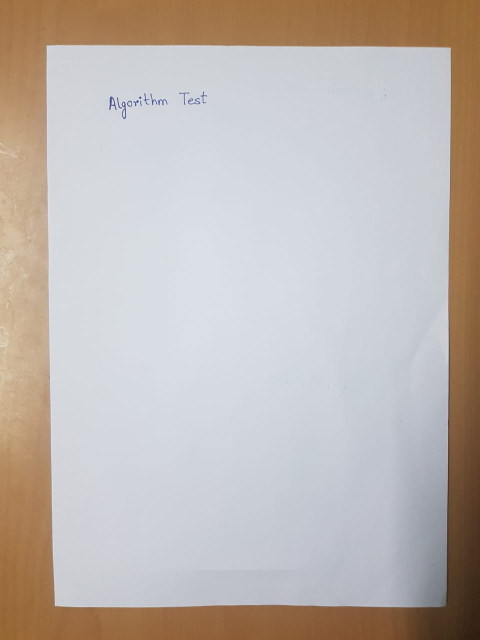
#> input picture backend/OCR/test.jpeg, 960 x 1280 px (shown at 1/2 size)
$ python -i word.py   (imports and definitions only)   (older library calls are emulated)
#> lines starting #> are read from the running program, lines starting #| are printed output that depends on the picture; after the words box and inside, x2 and y2 are one past the last pixel; in counts of white or black regions, pixels touching at a corner belong together
### backend/OCR/utils.py
import cv2


def resize(img, height=800):
    """Resize image to given height"""
    ratio = height / img.shape[0]
    return cv2.resize(img, (int(ratio * img.shape[1]), height))


def ratio(img, height=800):
    """Getting scale ratio."""
    return img.shape[0] / height

### backend/OCR/word.py
import cv2
import numpy as np
from OCR.utils import resize, ratio


# [6 lines left out: function bb_to_img, not called in this run]


def wordDetection(image, join=False):
    """Detecting the words bounding boxes.
    Return: numpy array of bounding boxes [x, y, x+w, y+h]
    """
    # Preprocess image for word detection
    blurred = cv2.GaussianBlur(image, (5, 5), 18)
    edge_img = edgeDetection(blurred)
    ret, edge_img = cv2.threshold(edge_img, 50, 255, cv2.THRESH_BINARY)
    preprocessed_image = cv2.morphologyEx(
        edge_img, cv2.MORPH_CLOSE, np.ones((15, 15), np.uint8)
    )

    return textDetection(preprocessed_image, image, join)


# [21 lines left out: function sort_words, not called in this run]


def edgeDetection(im):
    """
    Edge detection using sobel operator on each layer individually.
    Sobel operator is applied for each image layer (RGB)
    """
    return np.max(
        np.array(
            [
                sobelFilter(im[:, :, 0]),
                sobelFilter(im[:, :, 1]),
                sobelFilter(im[:, :, 2]),
            ]
        ),
        axis=0,
    )


def sobelFilter(channel):
    """Sobel operator."""
    sobelX = cv2.Sobel(channel, cv2.CV_16S, 1, 0)
    sobelY = cv2.Sobel(channel, cv2.CV_16S, 0, 1)
    sobel = np.hypot(sobelX, sobelY)
    sobel[sobel > 255] = 255
    return np.uint8(sobel)


def textDetection(img, image, join=True):
    """Text detection using contours."""
    small = resize(img, 2000)

    # Finding contours
    mask = np.zeros(small.shape, np.uint8)
    cnt, hierarchy = cv2.findContours(
        np.copy(small), cv2.RETR_CCOMP, cv2.CHAIN_APPROX_SIMPLE
    )

    index = 0
    boxes = []
    if cnt:
        # Go through all contours in top level
        while index >= 0:
            x, y, w, h = cv2.boundingRect(cnt[index])
            cv2.drawContours(mask, cnt, index, (255, 255, 255), cv2.FILLED)
            maskROI = mask[y : y + h, x : x + w]
            # Ratio of white pixels to area of bounding rectangle
            r = cv2.countNonZero(maskROI) / (w * h)

            # Limits for text
            if (
                r > 0.1
                and 1600 > w > 10
                and 1600 > h > 10
                and h / w < 3
                and w / h < 10
                and (60 // h) * w < 1000
            ):
                boxes += [[x, y, w, h]]

            index = hierarchy[0][index][0]

        if join:
            # Need more work
            boxes = group_rectangles(boxes)

        # image for drawing bounding boxes
        small = cv2.cvtColor(small, cv2.COLOR_GRAY2RGB)
        bounding_boxes = np.array([0, 0, 0, 0])
        for (x, y, w, h) in boxes:
            cv2.rectangle(small, (x, y), (x + w, y + h), (0, 255, 0), 2)
            bounding_boxes = np.vstack((bounding_boxes, np.array([x, y, x + w, y + h])))

        boxes = bounding_boxes.dot(ratio(image, small.shape[0])).astype(np.int64)
        return boxes[1:]
    else:
        return boxes


# [42 lines left out: functions union, _intersect, group_rectangles, not called in this run]

>>> import cv2
>>> picture = cv2.imread('test.jpeg')
#> picture is the input picture: shape (1280, 960, 3); mean B, G, R 178.7, 183.5, 191.3
>>> result = wordDetection(picture)
#> in sobelFilter, `sobelY = cv2.Sobel(channel, cv2.CV_16S, 0, 1)`:
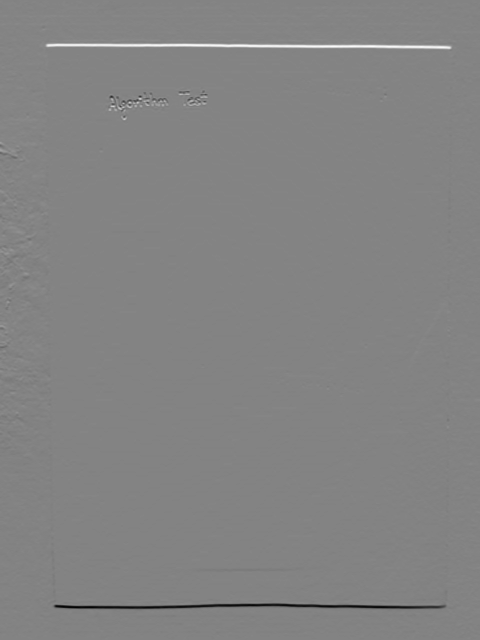
#> sobelY: shape (1280, 960) int16 (shown at 1/2 size); min -226, max 212, mean -0.1; drawn with min black and max white
#> in sobelFilter (call 3), `sobelX = cv2.Sobel(channel, cv2.CV_16S, 1, 0)`:
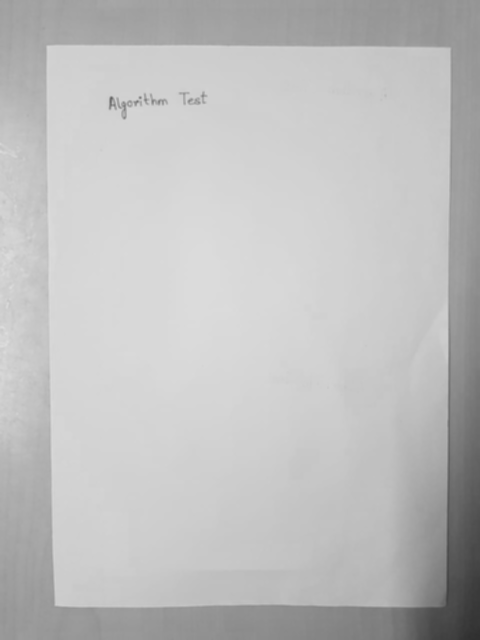
#> channel: shape (1280, 960) (shown at 1/2 size); min 47, max 221, mean 191.3
#> in wordDetection, `ret, edge_img = cv2.threshold(edge_img, 50, 255, cv2.THRESH_BINARY)`:
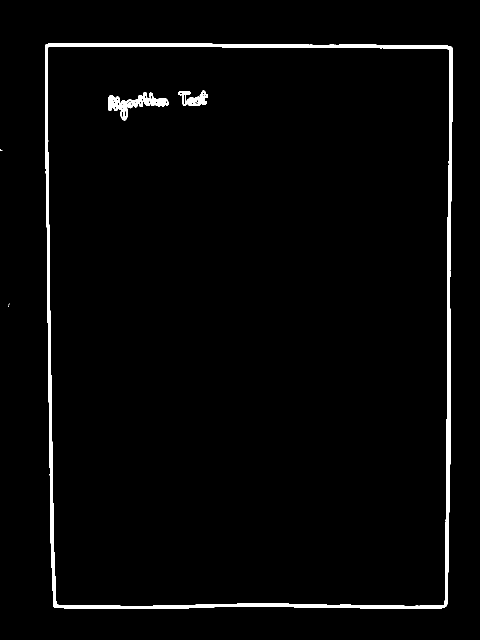
#> edge_img: shape (1280, 960) (shown at 1/2 size); 2.2% white; 8 white regions (3 under 20 px), largest, box (x1, y1, x2, y2) and area: (90, 87, 905, 1218) 24334, (216, 190, 286, 241) 1421, (356, 181, 416, 212) 874, (298, 185, 337, 213) 524, (286, 184, 300, 212) 223
#> in wordDetection, `preprocessed_image = cv2.morphologyEx( edge_img, cv2.MORPH_CLOSE, np.o..`: preprocessed_image: shape (1280, 960); 2.3% white; 6 white regions (3 under 20 px)
#> in resize, `return cv2.resize(img, (int(ratio * img.shape[1]), height))`:
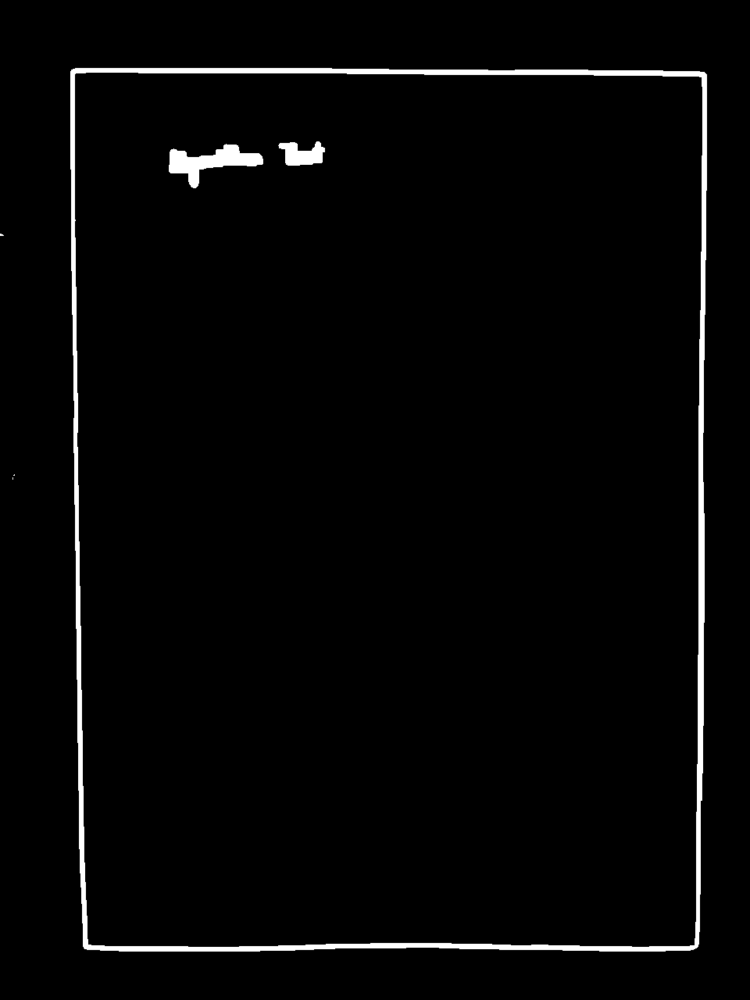
#> returned value: shape (2000, 1500) (shown at 1/2 size); min 0, max 255, mean 5.9
#> in textDetection, `cnt, hierarchy = cv2.findContours( np.copy(small), cv2.RETR_CCOMP, cv2..`: cnt = 7 contours, 2 with area under 20; largest, box (x1, y1, x2, y2) and area: (140, 135, 1415, 1904) 2218925, (150, 145, 1405, 1894) 2155214, (337, 287, 527, 377) 7124, (555, 282, 651, 332) 3016, (0, 466, 9, 473) 35
#> the loop in textDetection, `while index >= 0:` made 6 passes
#> (x, y, w, h, r, boxes, index) on pass 5: (555, 282, 96, 50, 0.659, [[337, 287, 190, 90], [555, 282, 96, 50]], 5)
#> (x, y, w, h, r, index) on passes 1, 2, 3, 4, 6: (24, 954, 3, 6, 1, 1), (26, 948, 4, 4, 0.938, 2), (0, 466, 9, 7, 0.778, 3), (337, 287, 190, 90, 0.433, 4), (140, 135, 1275, 1769, 0.985, -1)
#> after the loop in textDetection, `while index >= 0:`:
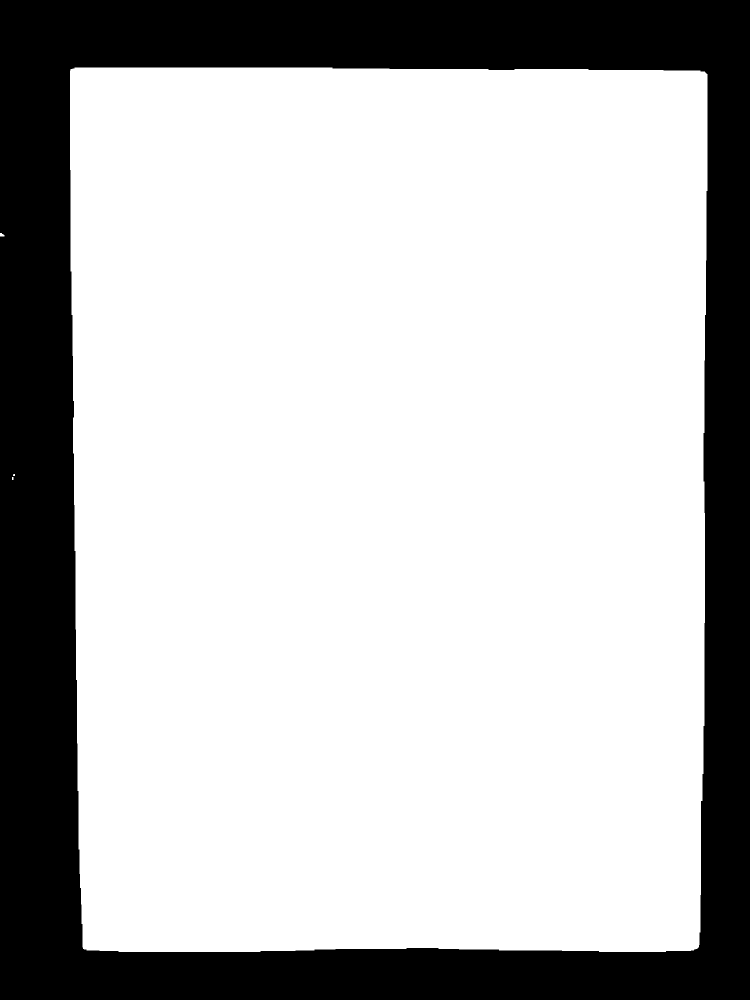
#> mask: shape (2000, 1500) (shown at 1/2 size); 74.1% white; 1 black region, box (x1, y1, x2, y2) and area: (0, 0, 1500, 2000) 777968
#> after the loop in textDetection, `while index >= 0:`:
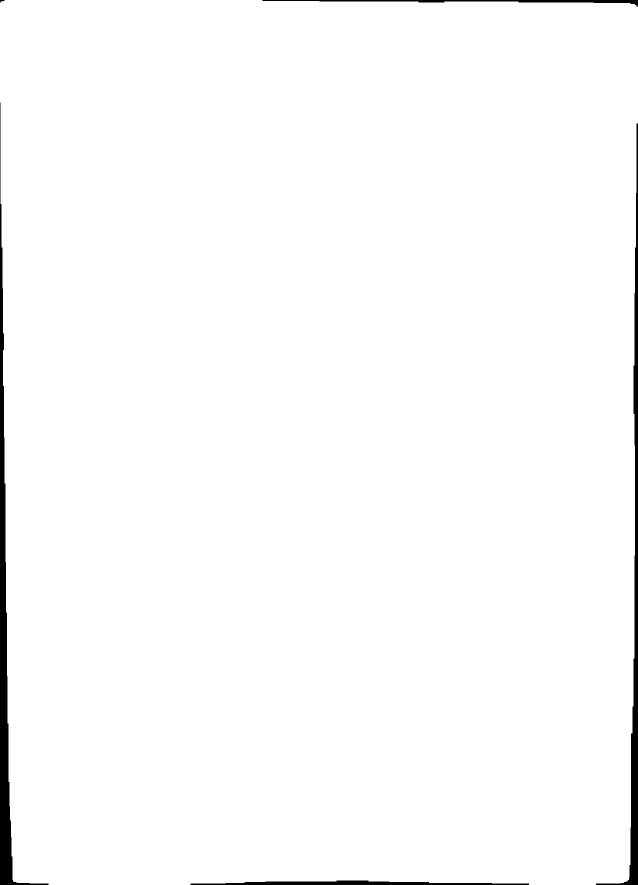
#> maskROI: shape (1769, 1275) (shown at 1/2 size); 98.5% white; 5 black regions, box (x1, y1, x2, y2) and area: (0, 205, 97, 1769) 16607, (1192, 247, 1275, 1769) 11043, (381, 1761, 1058, 1769) 3000, (525, 0, 1275, 13) 2849, (0, 0, 9, 6) 26
#> the loop in textDetection, `for (x, y, w, h) in boxes:` made 2 passes
#> (x, y, w, h, bounding_boxes) on passes 1 to 2: (337, 287, 190, 90, [[0, 0, 0, 0], [337, 287, 527, 377]]), (555, 282, 96, 50, [[0, 0, 0, 0], [337, 287, 527, 377], [555, 282, 651, 332]])
#> after the loop in textDetection, `for (x, y, w, h) in boxes:`:
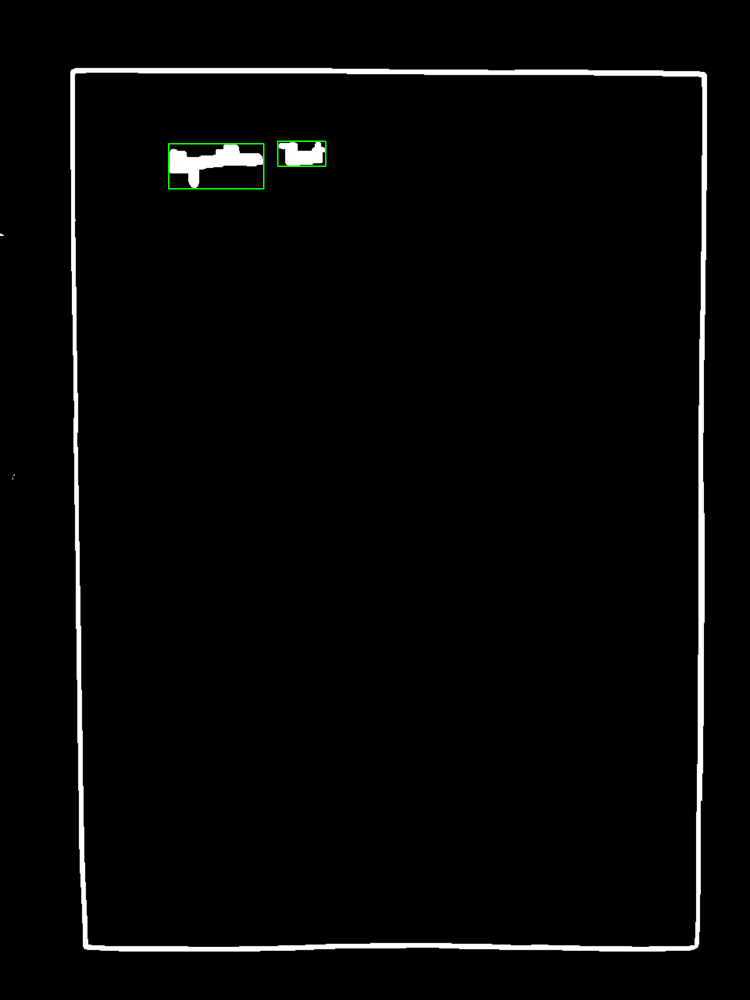
#> small: shape (2000, 1500, 3) (shown at 1/2 size); mean B, G, R 5.9, 6.1, 5.9
#> in textDetection, `boxes = bounding_boxes.dot(ratio(image, small.shape[0])).astype(np.int..`: boxes = [[0, 0, 0, 0], [215, 183, 337, 241], [355, 180, 416, 212]]
#> result = [[215, 183, 337, 241], [355, 180, 416, 212]]
